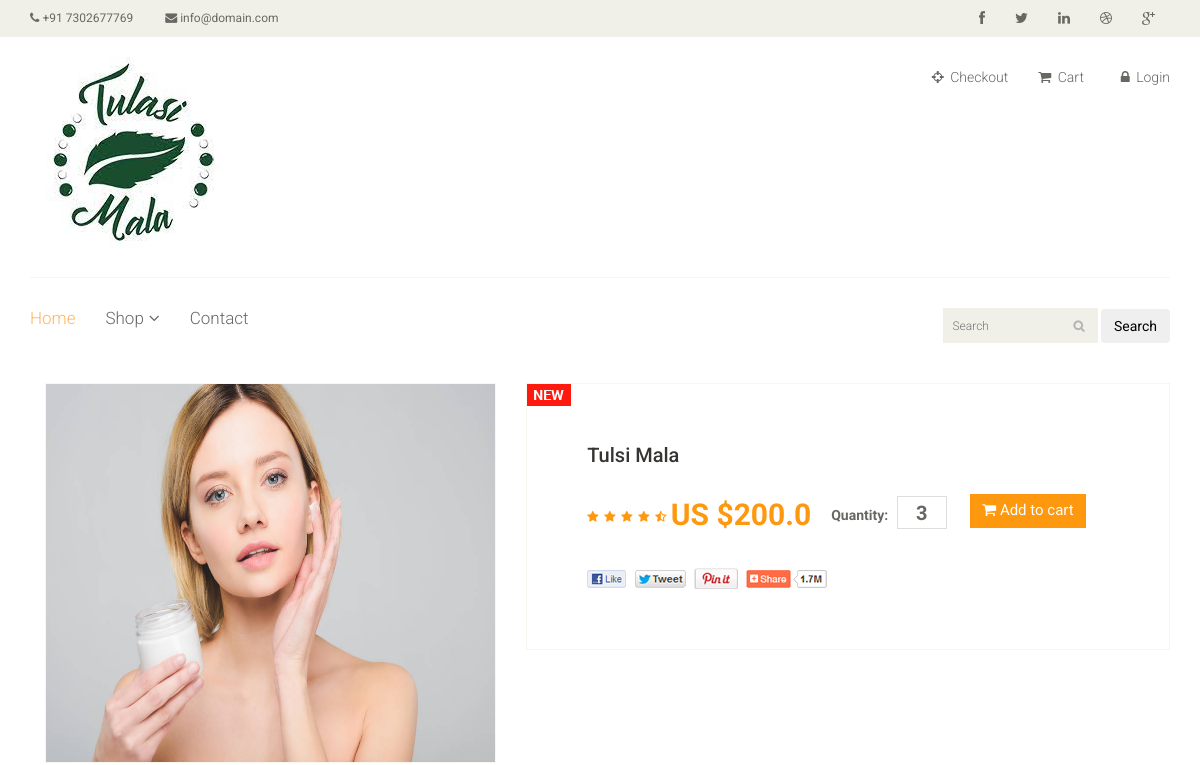
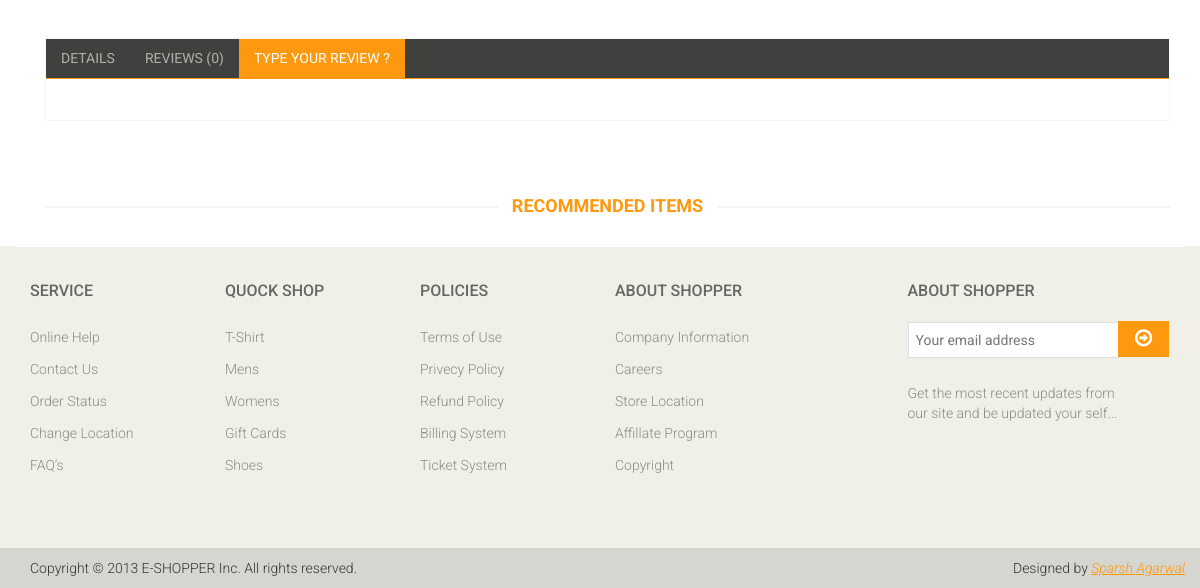
Before: /tulsi-mala with the older database file (2 pictures, top to bottom).
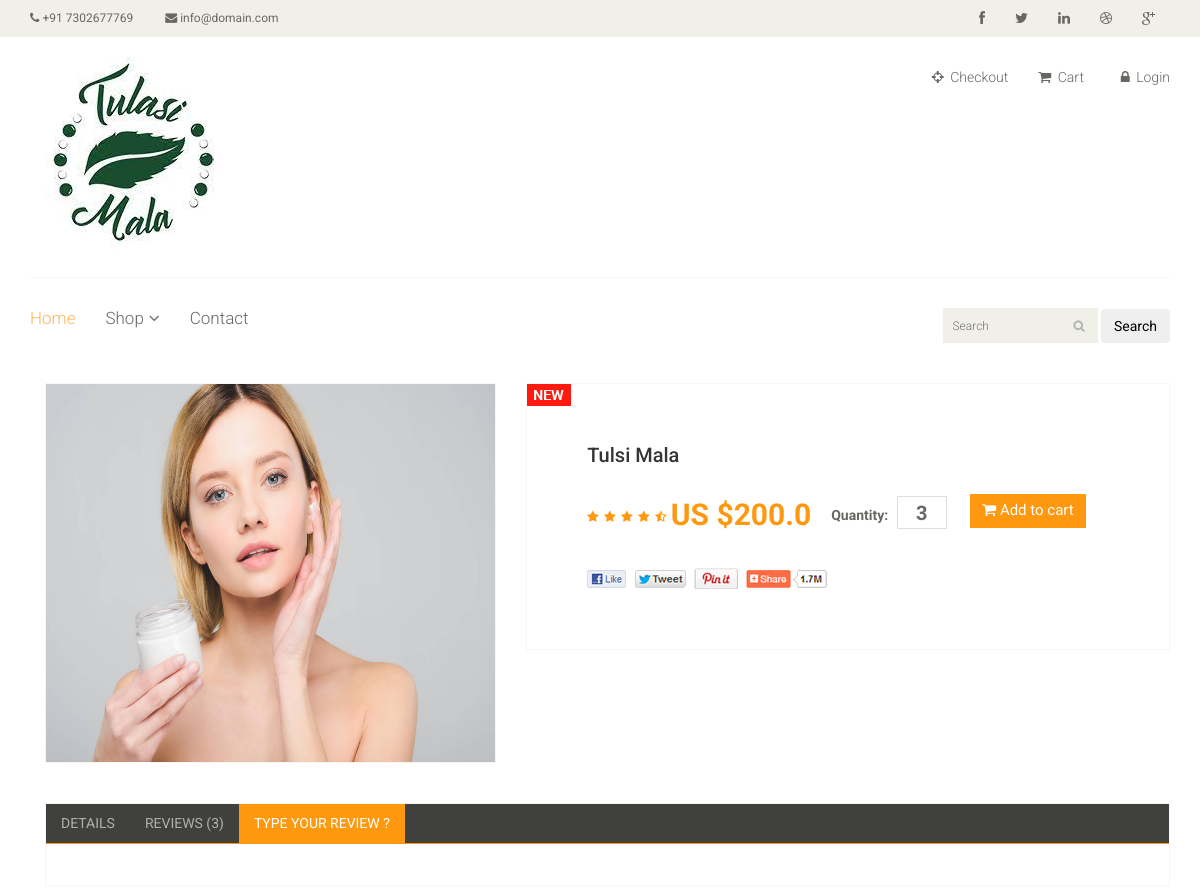
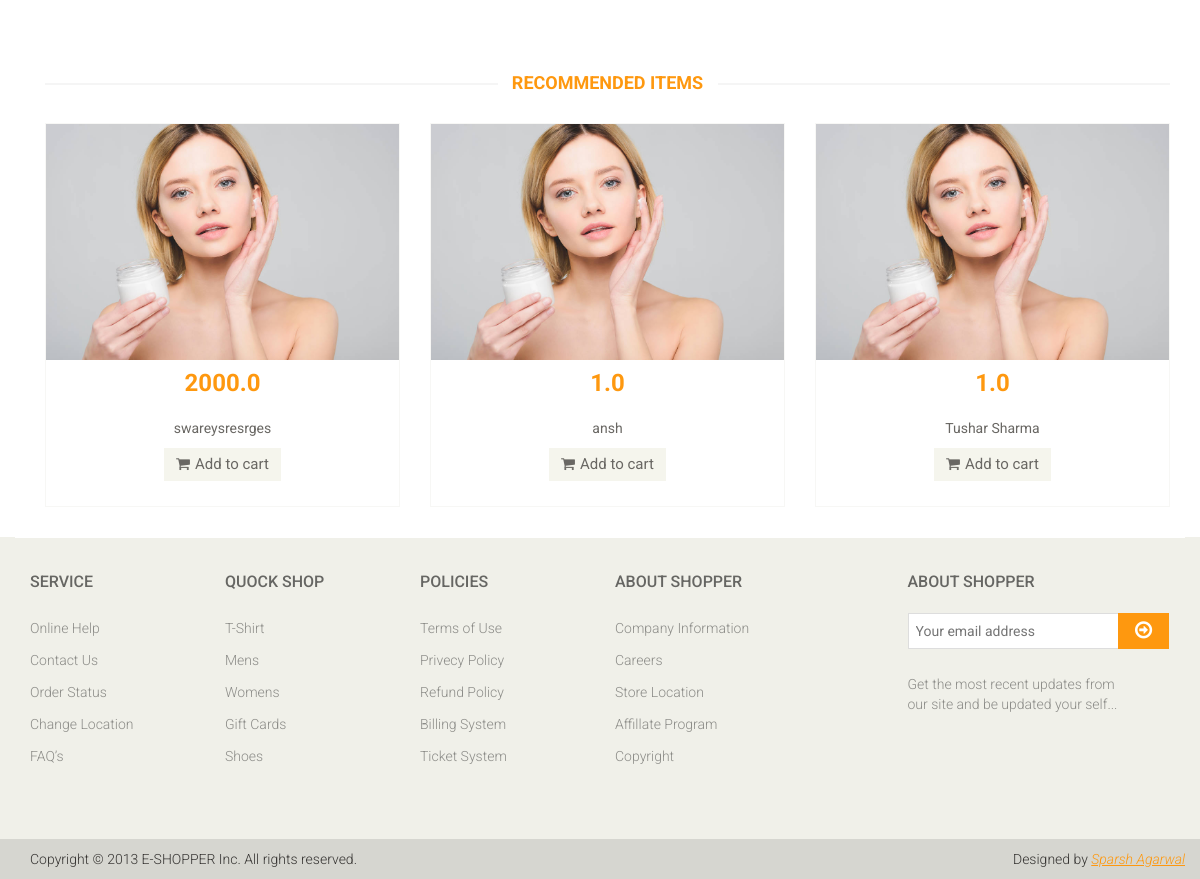
After: the same page with the newer database file (2 pictures, top to bottom).
### core/models.py (models this page shows, shortened)
class Product(models.Model):
    name = models.CharField(max_length=100)
    category = models.ForeignKey('Category', on_delete=models.CASCADE)
    slug = models.SlugField(unique=True, null=True, blank=True)
    desc = models.TextField()
    price = models.FloatField(default=0.0)
    product_available_count = models.IntegerField(default=0)
    img = models.ImageField(upload_to='images/')

### core/views.py (the view)
# urls.py: path('<slug>', views.products, name='products'),
def products(request, slug):
    try:
        product = Product.objects.get(slug=slug)
        ordered_products = Product.objects.exclude(slug=slug)
        recommended_products = ordered_products.order_by("?")[:3]
        reviews = Reviews.objects.filter(product=product)
        if (request.user.is_authenticated):
            len_of_cart = len(Cart.objects.filter(user=request.user))
            return render(request, "core/product-details.html", {'len_of_cart': len_of_cart, 'prodDescp': product, 'reviews': reviews, 'recommended_products': recommended_products})
        return render(request, "core/product-details.html", {'prodDescp': product, 'reviews': reviews, 'recommended_products': recommended_products})
    except Exception as e:
        return HttpResponse("404 Not Found")

### templates/core/product-details.html (shortened to what this page needs)
{% extends './base.html' %}
{% load static %}
{% load  cart_template_tag %}
{% block start %}
	<section>
		<div class="container">
			<div class="row">
				<div class="col-sm-12 padding-right">
					<div class="product-details">
						<div class="col-sm-5">
							<div class="view-product">
								<img src="/media/{{prodDescp.img}}" alt="" />
							</div>
						</div>
						<div class="col-sm-7">
							<div class="product-information">
								<img src="images/product-details/new.jpg" class="newarrival" alt="" />
								<h2>{{prodDescp.name}}</h2>
								<img src="images/product-details/rating.png" alt="" />
								<span>
									<span>US ${{prodDescp.price}}</span>
									<label>Quantity:</label>
									<input type="text" value="3" />
									<a href="{% url 'add_to_cart' prodDescp.pk %}" type="button" class="btn btn-fefault cart">
										<i class="fa fa-shopping-cart"></i>
										Add to cart
									</a>
								</span>
								<a href=""><img src="images/product-details/share.png" class="share img-responsive"  alt="" /></a>
							</div>
						</div>
					</div>
					<div class="category-tab shop-details-tab">
						<div class="col-sm-12">
							<ul class="nav nav-tabs">
								<li><a href="#details" data-toggle="tab">Details</a></li>
								<li><a href="#companyprofile" data-toggle="tab">Reviews
									{% if reviews %}
									({{reviews|length}})
									{% else %}
									(0)
									{% endif %}
								</a></li>
								<li class="active"><a href="#reviews" data-toggle="tab">Type Your Review ?</a></li>
							</ul>
						</div>
						<div class="tab-content">
							<div class="tab-pane fade active in" id="reviews" >
								<div class="col-sm-12">
								</div>
							</div>
						</div>
					</div>
					<div class="recommended_items">
						<h2 class="title text-center">recommended items</h2>
						<div id="recommended-item-carousel" class="carousel" data-ride="carousel">
							<div class="carousel-inner">
								<div class="item active">
									{% for item in recommended_products %}
									<div class="col-sm-4">
										<div class="product-image-wrapper">
											<div class="single-products">
												<div class="productinfo text-center">
													<img src="/media/{{item.img}}" alt="" />
													<h2>{{item.price}}</h2>
													<p>{{item.name}}</p>
													<button type="button" class="btn btn-default add-to-cart"><i class="fa fa-shopping-cart"></i>Add to cart</button>
												</div>
											</div>
										</div>
									</div>
									{% endfor %}
								</div>
							</div>
						</div>
					</div>
				</div>
			</div>
		</div>
	</section>
	{% endblock %}

Changed rows visible on the page:
added Product: img (picture), price "2000.0", name "swareysresrges"
added Product: img (picture), price "1.0", name "ansh"
added Product: img (picture), price "1.0", name "Tushar Sharma"
Other visible differences:
{{ reviews|length }}: (not shown) → "3"
text no longer shown: "(0)"
